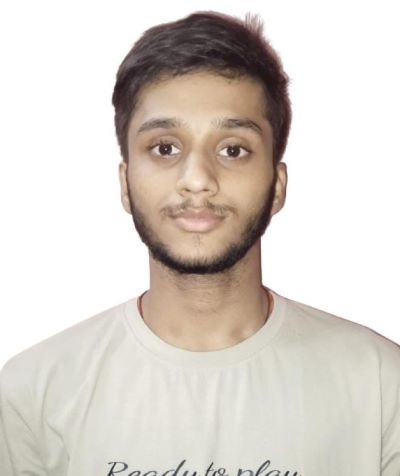
#> input picture nikhil.jpg, 400 x 476 px, found by its file name
$ python project1.py
#> lines starting #> are read from the running program, lines starting #| are printed output that depends on the picture; after the words box and inside, x2 and y2 are one past the last pixel; in counts of white or black regions, pixels touching at a corner belong together
import numpy as np
from matplotlib.image import imread
import matplotlib.pyplot as plt


image  = imread(r"C:\Users\NIKHIL KUMAR\Downloads\aiml\projectnumpy\nikhil.jpg")
#> image is the input picture: shape (476, 400, 3); mean R, G, B 217.7, 210.8, 203.8
print("image shape ",image.shape)
#| image shape  (476, 400, 3)

R = image[ : , : , 0]
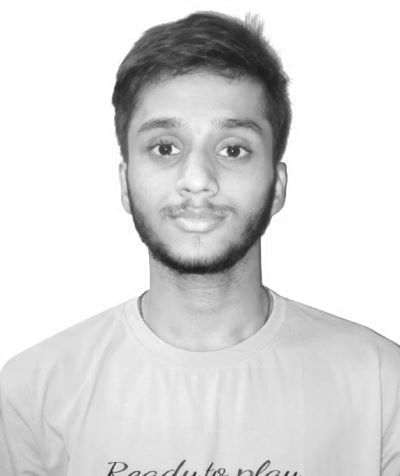
#> R: shape (476, 400); min 27, max 255, mean 217.7
G = image[ : , : , 1]
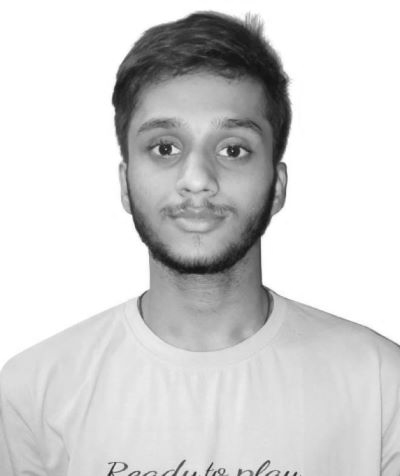
#> G: shape (476, 400); min 18, max 255, mean 210.8
B = image[ : , : , 2]
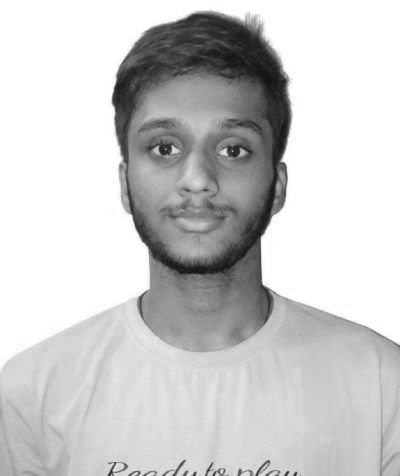
#> B: shape (476, 400); min 17, max 255, mean 203.8

grayscale = 0.2989*R + 0.5870*G + 0.1140 * B
print("Grayscale shape ",grayscale.shape)
#| Grayscale shape  (476, 400)


threshold_value = 128
thresholded = np.where(grayscale > threshold_value,255,0)
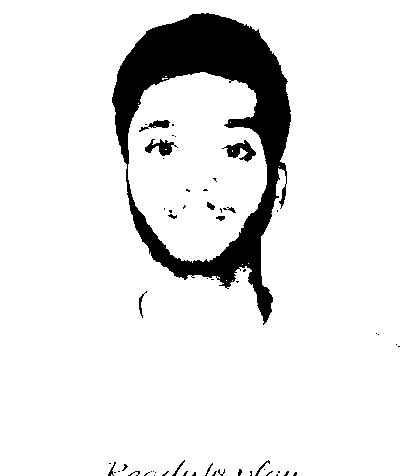
#> thresholded: shape (476, 400) int64; 90.1% white; 58 black regions (43 under 20 px), largest, box (x1, y1, x2, y2) and area: (112, 13, 291, 325) 17552, (222, 140, 256, 162) 338, (145, 139, 178, 156) 259


plt.figure(figsize=(12,4))

plt.subplot(1,3,1)
plt.title("Original")
plt.imshow(image.astype(np.uint8))

plt.subplot(1,3,2)
plt.title("Gray scale")
plt.imshow(grayscale,cmap="gray")

plt.subplot(1,3,3)
plt.title("Threshold")
plt.imshow(thresholded,cmap="gray")

plt.tight_layout()
plt.show()
